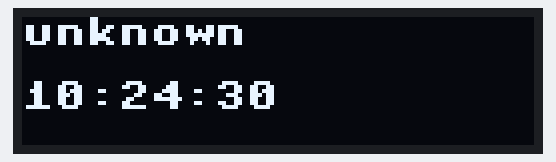
Recording of a program running on a simulated ESP8266 board running MicroPython. On the bench: 128×32 one-colour display. The clock reads 2024-03-15 10:24:30 at power-on unless the program sets it.

Above: at 0.1 s.
At 7.1 s:
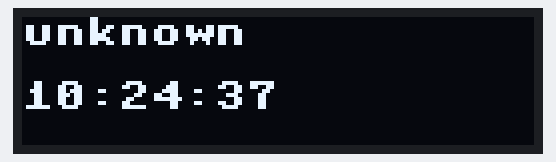
At 12.1 s:
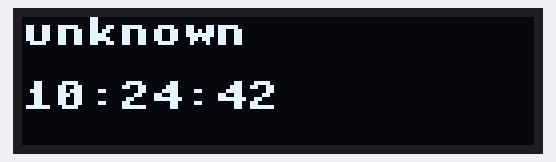
At 19.1 s:
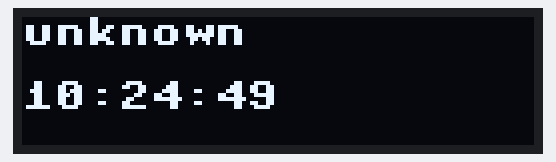
At 28.1 s:
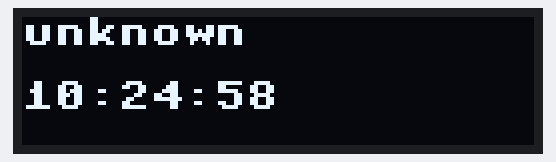
At 39.1 s:
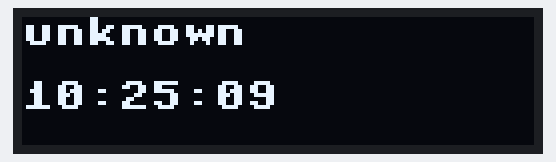

Measured:
- what the display in image 1 shows lasts 1.0 s, from 7.0 s to 8.0 s

The program:

RFIDreader_OLED_RTC.py
```python
# reads RFID tags, displays the associated card suit and the time of tag scan (still to be improved)
# needs ds1307 module from https://github.com/mcauser/micropython-tinyrtc-i2c
# needs mfrc522 from https://github.com/wendlers/micropython-mfrc522

import machine, ds1307, ssd1306, time, mfrc522

i2c = machine.I2C(scl = machine.Pin(5), sda = machine.Pin(4)) #set up the I2C
oled = ssd1306.SSD1306_I2C(128,32,i2c,0x3c) #set up the display
ds = ds1307.DS1307(i2c,0x68) #set up the TinyRTC

reader = mfrc522.MFRC522(14, 13, 12, 0, 2)
# initiate RC522 reader with the following pins:
# SCK pin 14 (D13), MOSI pin 13 (D11), MISO pin 12 (D12), RST pin 0 (D8), SDA/CS pin 2 (D9)

deck = {(136,4,110,155,121):'DIAMONDS', (136,4,218,48,102):'HEARTS', (136,4,124,155,107):'SPADES', (136,4,123,155,108):'CLUBS'}
#tuples are uids of the discarded bus tickets with RFID tags, with card suits marked on them :)

def display(id, timestamp):
    '''clears the display, then displays the id and timestamp in two lines'''
    # needs to stay on for a defined amount of time, then disappear

    digits = "{:02d}:{:02d}:{:02d}".format(timestamp[4], timestamp[5], timestamp[6])
    oled.fill(0)
    oled.text(id, 0, 0)
    oled.text(digits, 0, 16)
    oled.show()


while True:

    (stat, tag_type) = reader.request(reader.REQIDL) #read the RFID tag

    if stat == reader.OK: #check if OK
        (stat, raw_uid) = reader.anticoll() #get the unique ID

        card_id = deck[(raw_uid[0], raw_uid[1], raw_uid[2], raw_uid[3], raw_uid[4])] #get the card name from dictionary

    else:
        card_id = 'unknown' #if tag not OK - need to fix this, currently stays as 'unknown' when no cards are being read

    scantime = ds.datetime() #get the current time from RTC
    display(card_id, scantime) #call the display function
```
